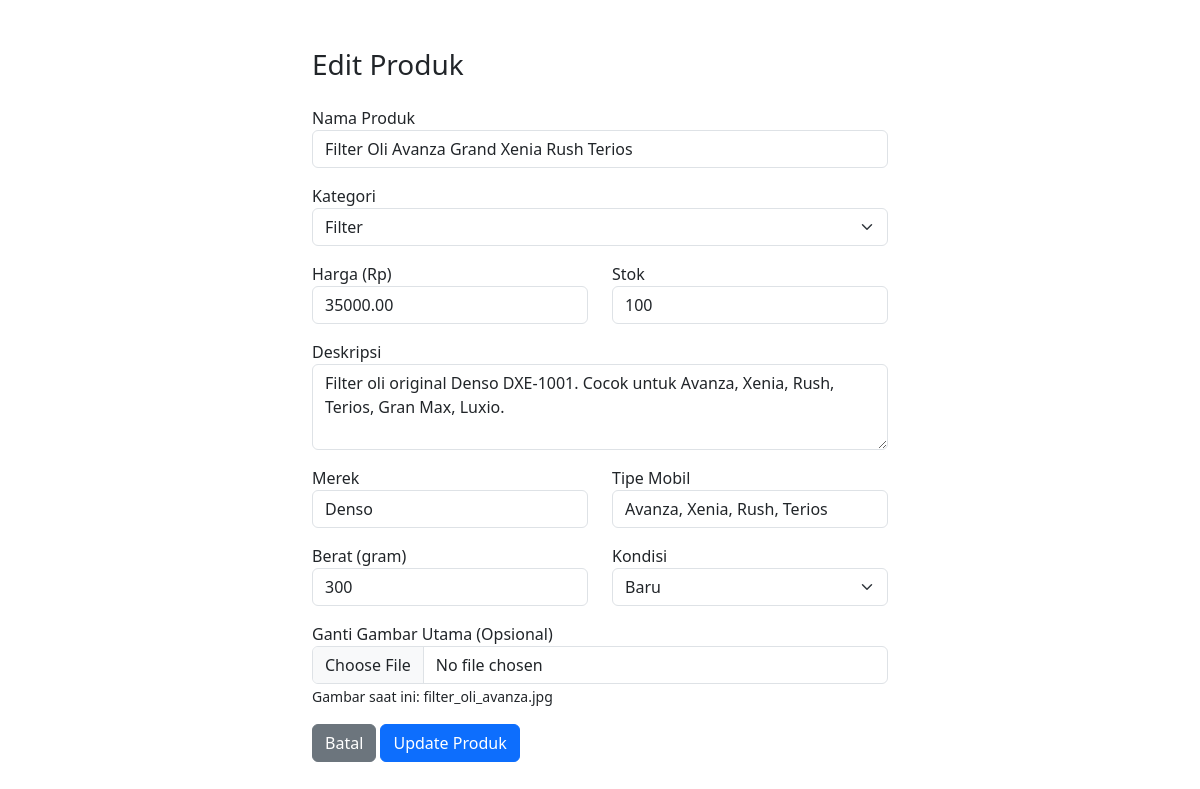
The page /admin/product_edit.php?id=2 (signed in) on the database its author committed.
### tables this page shows
CREATE TABLE `products` (
  `id` int(11) NOT NULL AUTO_INCREMENT,
  `category_id` int(11) NOT NULL,
  `nama_produk` varchar(200) NOT NULL,
  `slug` varchar(200) NOT NULL,
  `deskripsi` text NOT NULL,
  `harga` decimal(15,2) NOT NULL,
  `stok` int(11) NOT NULL DEFAULT 0,
  `berat` int(11) NOT NULL COMMENT 'gram',
  `merek` varchar(50) DEFAULT NULL,
  `tipe_mobil` varchar(100) DEFAULT NULL,
  `kondisi` enum('Baru','Bekas') NOT NULL DEFAULT 'Baru',
  `gambar_utama` varchar(255) DEFAULT NULL,
  `terjual` int(11) NOT NULL DEFAULT 0,
  `created_at` timestamp NOT NULL DEFAULT current_timestamp(),
  PRIMARY KEY (`id`),
  KEY `category_id` (`category_id`)
);

CREATE TABLE `categories` (
  `id` int(11) NOT NULL AUTO_INCREMENT,
  `nama_kategori` varchar(50) NOT NULL,
  `slug` varchar(50) NOT NULL,
  PRIMARY KEY (`id`),
  UNIQUE KEY `slug` (`slug`)
);

### admin/product_edit.php (the view, shortened to what this page needs)
<?php
require_once '../inc/admin_auth.php';
$id = $_GET['id'];
$product = mysqli_fetch_assoc(mysqli_query($conn, "SELECT * FROM products WHERE id = $id"));
$cats = mysqli_query($conn, "SELECT * FROM categories");
?>
<!DOCTYPE html>
<html>
<head>
    <link href="https://cdn.jsdelivr.net/npm/bootstrap@5.3.0/dist/css/bootstrap.min.css" rel="stylesheet">
</head>
<body>
    <div class="container py-5 w-50">
        <h3 class="mb-4">Edit Produk</h3>
        <form action="" method="POST" enctype="multipart/form-data">
            <div class="mb-3">
                <label>Nama Produk</label>
                <input type="text" name="nama_produk" class="form-control" value="<?= $product['nama_produk'] ?>"
                    required>
            </div>
            <div class="mb-3">
                <label>Kategori</label>
                <select name="category_id" class="form-select" required>
                    <?php while ($c = mysqli_fetch_assoc($cats)): ?>
                        <option value="<?= $c['id'] ?>" <?= $c['id'] == $product['category_id'] ? 'selected' : '' ?>>
                            <?= $c['nama_kategori'] ?></option>
                    <?php endwhile; ?>
                </select>
            </div>
            <div class="row">
                <div class="col-md-6 mb-3">
                    <label>Harga (Rp)</label>
                    <input type="number" name="harga" class="form-control" value="<?= $product['harga'] ?>" required>
                </div>
                <div class="col-md-6 mb-3">
                    <label>Stok</label>
                    <input type="number" name="stok" class="form-control" value="<?= $product['stok'] ?>" required>
                </div>
            </div>
            <div class="mb-3">
                <label>Deskripsi</label>
                <textarea name="deskripsi" class="form-control" rows="3"><?= $product['deskripsi'] ?></textarea>
            </div>
            <div class="row">
                <div class="col-md-6 mb-3">
                    <label>Merek</label>
                    <input type="text" name="merek" class="form-control" value="<?= $product['merek'] ?>">
                </div>
                <div class="col-md-6 mb-3">
                    <label>Tipe Mobil</label>
                    <input type="text" name="tipe_mobil" class="form-control" value="<?= $product['tipe_mobil'] ?>">
                </div>
            </div>
            <div class="row">
                <div class="col-md-6 mb-3">
                    <label>Berat (gram)</label>
                    <input type="number" name="berat" class="form-control" value="<?= $product['berat'] ?>" required>
                </div>
                <div class="col-md-6 mb-3">
                    <label>Kondisi</label>
                    <select name="kondisi" class="form-select">
                        <option value="Baru" <?= $product['kondisi'] == 'Baru' ? 'selected' : '' ?>>Baru</option>
                    </select>
                </div>
            </div>
            <div class="mb-3">
                <label>Ganti Gambar Utama (Opsional)</label>
                <input type="file" name="gambar" class="form-control">
                <small>Gambar saat ini: <?= $product['gambar_utama'] ?></small>
            </div>
            <a href="products.php" class="btn btn-secondary">Batal</a>
            <button type="submit" name="update" class="btn btn-primary">Update Produk</button>
        </form>
    </div>
</body>
</html>

### rows shown on the page
products: nama_produk "Filter Oli Avanza Grand Xenia Rush Terios", category_id "Filter", harga "35000.00", stok "100", deskripsi "Filter oli original Denso DXE-1001. Cocok untuk Avanza, Xenia, Rush, Terios, Gran Max, Luxio.", merek "Denso", tipe_mobil "Avanza, Xenia, Rush, Terios", berat "300", kondisi "Baru", gambar_utama "filter_oli_avanza.jpg"
